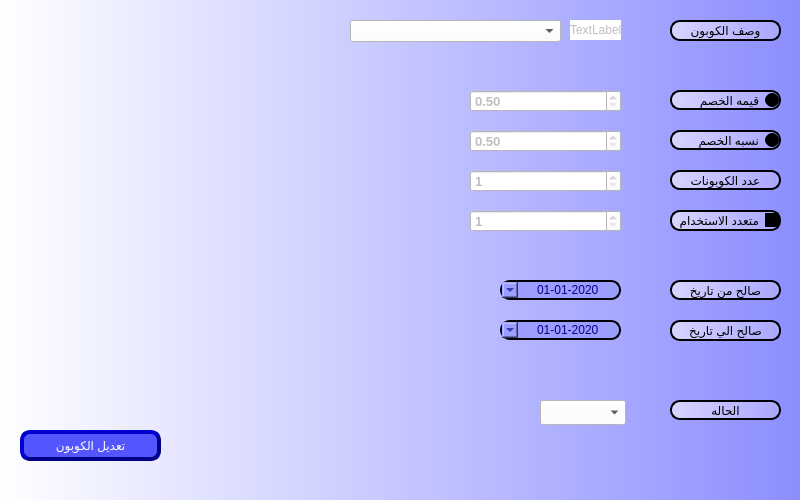
<?xml version="1.0" encoding="UTF-8"?>
<ui version="4.0">
 <class>CustomerGP</class>
 <widget class="QDialog" name="CustomerGP">
  <property name="geometry">
   <rect>
    <x>0</x>
    <y>0</y>
    <width>800</width>
    <height>500</height>
   </rect>
  </property>
  <property name="minimumSize">
   <size>
    <width>800</width>
    <height>500</height>
   </size>
  </property>
  <property name="maximumSize">
   <size>
    <width>800</width>
    <height>500</height>
   </size>
  </property>
  <property name="windowTitle">
   <string>أيقاف / تفعيل الكوبون</string>
  </property>
  <property name="styleSheet">
   <string notr="true">background-color: qlineargradient(spread:pad, x1:0, y1:0, x2:1, y2:0, stop:0 #ffffff, stop:1 #8c8eff);</string>
  </property>
  <widget class="QPushButton" name="BTN_modifyCoupon">
   <property name="geometry">
    <rect>
     <x>20</x>
     <y>430</y>
     <width>141</width>
     <height>31</height>
    </rect>
   </property>
   <property name="styleSheet">
    <string notr="true">QPushButton{
                                        background-color: #5356ff;
                                        border-style: outset;
                                        border-width: 4px;
                                        border-radius: 10px;
                                        border-color: darkblue;
                    color:white;
	font: 75 14pt &quot;MS Shell Dlg 2&quot;;
	                                    }
                                        QPushButton:hover {
                                        background: qradialgradient(
                                        cx: 0.3, cy: -0.4, fx: 0.3, fy: -0.4,
                                        radius: 1.35, stop: 0 #3a0dab, stop: 1 #a5a5ff
                                        );
                                        }
                                        QPushButton:pressed {
                                        border-style: inset;
                                        background: qradialgradient(
                                        cx: 0.4, cy: -0.1, fx: 0.4, fy: -0.1,
                                        radius: 1.35, stop: 0 #a5a5ff, stop: 1 #3a0dab
                                        );
                                        }</string>
   </property>
   <property name="text">
    <string>تعديل الكوبون</string>
   </property>
  </widget>
  <widget class="QDateTimeEdit" name="Qdate_from">
   <property name="enabled">
    <bool>false</bool>
   </property>
   <property name="geometry">
    <rect>
     <x>500</x>
     <y>280</y>
     <width>121</width>
     <height>20</height>
    </rect>
   </property>
   <property name="layoutDirection">
    <enum>Qt::RightToLeft</enum>
   </property>
   <property name="styleSheet">
    <string notr="true">color:darkblue;
background-color: qlineargradient(spread:pad, x1:0, y1:0, x2:1, y2:0, stop:0 #d8d5ff, stop:1 #a9a6ff);
border-style: outset;
border-width: 2px;
border-radius: 10px;
border-color:black;
background-color: #9c9eff;</string>
   </property>
   <property name="alignment">
    <set>Qt::AlignCenter</set>
   </property>
   <property name="minimumDateTime">
    <datetime>
     <hour>0</hour>
     <minute>0</minute>
     <second>0</second>
     <year>2020</year>
     <month>1</month>
     <day>1</day>
    </datetime>
   </property>
   <property name="displayFormat">
    <string>yyyy-MM-dd</string>
   </property>
   <property name="calendarPopup">
    <bool>true</bool>
   </property>
  </widget>
  <widget class="QLabel" name="desc">
   <property name="geometry">
    <rect>
     <x>670</x>
     <y>20</y>
     <width>111</width>
     <height>21</height>
    </rect>
   </property>
   <property name="layoutDirection">
    <enum>Qt::RightToLeft</enum>
   </property>
   <property name="styleSheet">
    <string notr="true">color:Black;
background-color: qlineargradient(spread:pad, x1:0, y1:0, x2:1, y2:0, stop:0 #d8d5ff, stop:1 #a9a6ff);
border-style: outset;
border-width: 2px;
border-radius: 10px;
border-color:black;</string>
   </property>
   <property name="text">
    <string>وصف الكوبون</string>
   </property>
   <property name="alignment">
    <set>Qt::AlignCenter</set>
   </property>
  </widget>
  <widget class="QRadioButton" name="radioButton_Value">
   <property name="enabled">
    <bool>false</bool>
   </property>
   <property name="geometry">
    <rect>
     <x>670</x>
     <y>90</y>
     <width>111</width>
     <height>20</height>
    </rect>
   </property>
   <property name="layoutDirection">
    <enum>Qt::RightToLeft</enum>
   </property>
   <property name="autoFillBackground">
    <bool>false</bool>
   </property>
   <property name="styleSheet">
    <string notr="true">color:Black;
background-color: qlineargradient(spread:pad, x1:0, y1:0, x2:1, y2:0, stop:0 #d8d5ff, stop:1 #a9a6ff);
border-style: outset;
border-width: 2px;
border-radius: 10px;
border-color:black;</string>
   </property>
   <property name="text">
    <string>قيمه الخصم</string>
   </property>
   <property name="checked">
    <bool>true</bool>
   </property>
  </widget>
  <widget class="QCheckBox" name="checkBox_Multi">
   <property name="enabled">
    <bool>false</bool>
   </property>
   <property name="geometry">
    <rect>
     <x>670</x>
     <y>210</y>
     <width>111</width>
     <height>21</height>
    </rect>
   </property>
   <property name="layoutDirection">
    <enum>Qt::RightToLeft</enum>
   </property>
   <property name="styleSheet">
    <string notr="true">color:Black;
background-color: qlineargradient(spread:pad, x1:0, y1:0, x2:1, y2:0, stop:0 #d8d5ff, stop:1 #a9a6ff);
border-style: outset;
border-width: 2px;
border-radius: 10px;
border-color:black;</string>
   </property>
   <property name="text">
    <string>متعدد الاستخدام</string>
   </property>
  </widget>
  <widget class="QLabel" name="desc_2">
   <property name="enabled">
    <bool>false</bool>
   </property>
   <property name="geometry">
    <rect>
     <x>670</x>
     <y>170</y>
     <width>111</width>
     <height>20</height>
    </rect>
   </property>
   <property name="layoutDirection">
    <enum>Qt::RightToLeft</enum>
   </property>
   <property name="styleSheet">
    <string notr="true">color:Black;
background-color: qlineargradient(spread:pad, x1:0, y1:0, x2:1, y2:0, stop:0 #d8d5ff, stop:1 #a9a6ff);
border-style: outset;
border-width: 2px;
border-radius: 10px;
border-color:black;</string>
   </property>
   <property name="text">
    <string>عدد الكوبونات</string>
   </property>
   <property name="alignment">
    <set>Qt::AlignCenter</set>
   </property>
  </widget>
  <widget class="QDateTimeEdit" name="Qdate_to">
   <property name="enabled">
    <bool>false</bool>
   </property>
   <property name="geometry">
    <rect>
     <x>500</x>
     <y>320</y>
     <width>121</width>
     <height>20</height>
    </rect>
   </property>
   <property name="layoutDirection">
    <enum>Qt::RightToLeft</enum>
   </property>
   <property name="styleSheet">
    <string notr="true">color:darkblue;
background-color: qlineargradient(spread:pad, x1:0, y1:0, x2:1, y2:0, stop:0 #d8d5ff, stop:1 #a9a6ff);
border-style: outset;
border-width: 2px;
border-radius: 10px;
border-color:black;
background-color: #9c9eff;</string>
   </property>
   <property name="alignment">
    <set>Qt::AlignCenter</set>
   </property>
   <property name="minimumDateTime">
    <datetime>
     <hour>0</hour>
     <minute>0</minute>
     <second>0</second>
     <year>2020</year>
     <month>1</month>
     <day>1</day>
    </datetime>
   </property>
   <property name="displayFormat">
    <string>yyyy-MM-dd</string>
   </property>
   <property name="calendarPopup">
    <bool>true</bool>
   </property>
  </widget>
  <widget class="QDoubleSpinBox" name="LE_desc_2">
   <property name="enabled">
    <bool>false</bool>
   </property>
   <property name="geometry">
    <rect>
     <x>470</x>
     <y>90</y>
     <width>151</width>
     <height>22</height>
    </rect>
   </property>
   <property name="font">
    <font>
     <pointsize>10</pointsize>
     <weight>75</weight>
     <bold>true</bold>
    </font>
   </property>
   <property name="styleSheet">
    <string notr="true">background-color: rgb(255, 255, 255);</string>
   </property>
   <property name="minimum">
    <double>0.500000000000000</double>
   </property>
  </widget>
  <widget class="QSpinBox" name="LE_desc_5">
   <property name="enabled">
    <bool>false</bool>
   </property>
   <property name="geometry">
    <rect>
     <x>470</x>
     <y>210</y>
     <width>151</width>
     <height>22</height>
    </rect>
   </property>
   <property name="font">
    <font>
     <pointsize>10</pointsize>
     <weight>75</weight>
     <bold>true</bold>
    </font>
   </property>
   <property name="styleSheet">
    <string notr="true">background-color: rgb(255, 255, 255);</string>
   </property>
   <property name="minimum">
    <number>1</number>
   </property>
  </widget>
  <widget class="QDoubleSpinBox" name="LE_desc_3">
   <property name="enabled">
    <bool>false</bool>
   </property>
   <property name="geometry">
    <rect>
     <x>470</x>
     <y>130</y>
     <width>151</width>
     <height>22</height>
    </rect>
   </property>
   <property name="font">
    <font>
     <pointsize>10</pointsize>
     <weight>75</weight>
     <bold>true</bold>
    </font>
   </property>
   <property name="styleSheet">
    <string notr="true">background-color: rgb(255, 255, 255);</string>
   </property>
   <property name="minimum">
    <double>0.500000000000000</double>
   </property>
  </widget>
  <widget class="QSpinBox" name="LE_desc_4">
   <property name="enabled">
    <bool>false</bool>
   </property>
   <property name="geometry">
    <rect>
     <x>470</x>
     <y>170</y>
     <width>151</width>
     <height>22</height>
    </rect>
   </property>
   <property name="font">
    <font>
     <pointsize>10</pointsize>
     <weight>75</weight>
     <bold>true</bold>
    </font>
   </property>
   <property name="styleSheet">
    <string notr="true">background-color: rgb(255, 255, 255);</string>
   </property>
   <property name="minimum">
    <number>1</number>
   </property>
  </widget>
  <widget class="QLabel" name="desc_3">
   <property name="enabled">
    <bool>true</bool>
   </property>
   <property name="geometry">
    <rect>
     <x>670</x>
     <y>280</y>
     <width>111</width>
     <height>20</height>
    </rect>
   </property>
   <property name="styleSheet">
    <string notr="true">color:Black;
background-color: qlineargradient(spread:pad, x1:0, y1:0, x2:1, y2:0, stop:0 #d8d5ff, stop:1 #a9a6ff);
border-style: outset;
border-width: 2px;
border-radius: 10px;
border-color:black;</string>
   </property>
   <property name="text">
    <string>صالح من تاريخ</string>
   </property>
   <property name="alignment">
    <set>Qt::AlignCenter</set>
   </property>
  </widget>
  <widget class="QComboBox" name="CMB_CouponStatus">
   <property name="enabled">
    <bool>true</bool>
   </property>
   <property name="geometry">
    <rect>
     <x>540</x>
     <y>400</y>
     <width>86</width>
     <height>25</height>
    </rect>
   </property>
   <property name="styleSheet">
    <string notr="true">background-color: rgb(255, 255, 255);</string>
   </property>
  </widget>
  <widget class="QLabel" name="labe_id">
   <property name="enabled">
    <bool>false</bool>
   </property>
   <property name="geometry">
    <rect>
     <x>570</x>
     <y>20</y>
     <width>51</width>
     <height>20</height>
    </rect>
   </property>
   <property name="styleSheet">
    <string notr="true">background-color: rgb(255, 255, 255);</string>
   </property>
   <property name="text">
    <string>TextLabel</string>
   </property>
  </widget>
  <widget class="QComboBox" name="CMB_CouponDes">
   <property name="geometry">
    <rect>
     <x>350</x>
     <y>20</y>
     <width>211</width>
     <height>22</height>
    </rect>
   </property>
   <property name="styleSheet">
    <string notr="true">background-color: rgb(255, 255, 255);</string>
   </property>
   <property name="editable">
    <bool>false</bool>
   </property>
  </widget>
  <widget class="QRadioButton" name="radioButton_Percentage">
   <property name="enabled">
    <bool>false</bool>
   </property>
   <property name="geometry">
    <rect>
     <x>670</x>
     <y>130</y>
     <width>111</width>
     <height>20</height>
    </rect>
   </property>
   <property name="layoutDirection">
    <enum>Qt::RightToLeft</enum>
   </property>
   <property name="styleSheet">
    <string notr="true">color:Black;
background-color: qlineargradient(spread:pad, x1:0, y1:0, x2:1, y2:0, stop:0 #d8d5ff, stop:1 #a9a6ff);
border-style: outset;
border-width: 2px;
border-radius: 10px;
border-color:black;</string>
   </property>
   <property name="text">
    <string>نسبه الخصم</string>
   </property>
  </widget>
  <widget class="QLabel" name="desc_4">
   <property name="enabled">
    <bool>true</bool>
   </property>
   <property name="geometry">
    <rect>
     <x>670</x>
     <y>320</y>
     <width>111</width>
     <height>21</height>
    </rect>
   </property>
   <property name="layoutDirection">
    <enum>Qt::RightToLeft</enum>
   </property>
   <property name="styleSheet">
    <string notr="true">color:Black;
background-color: qlineargradient(spread:pad, x1:0, y1:0, x2:1, y2:0, stop:0 #d8d5ff, stop:1 #a9a6ff);
border-style: outset;
border-width: 2px;
border-radius: 10px;
border-color:black;</string>
   </property>
   <property name="text">
    <string>صالح الي تاريخ</string>
   </property>
   <property name="alignment">
    <set>Qt::AlignCenter</set>
   </property>
  </widget>
  <widget class="QLabel" name="label_2">
   <property name="enabled">
    <bool>true</bool>
   </property>
   <property name="geometry">
    <rect>
     <x>670</x>
     <y>400</y>
     <width>111</width>
     <height>20</height>
    </rect>
   </property>
   <property name="layoutDirection">
    <enum>Qt::RightToLeft</enum>
   </property>
   <property name="styleSheet">
    <string notr="true">color:Black;
background-color: qlineargradient(spread:pad, x1:0, y1:0, x2:1, y2:0, stop:0 #d8d5ff, stop:1 #a9a6ff);
border-style: outset;
border-width: 2px;
border-radius: 10px;
border-color:black;</string>
   </property>
   <property name="text">
    <string>الحاله</string>
   </property>
   <property name="alignment">
    <set>Qt::AlignCenter</set>
   </property>
  </widget>
 </widget>
 <resources/>
 <connections/>
</ui>
